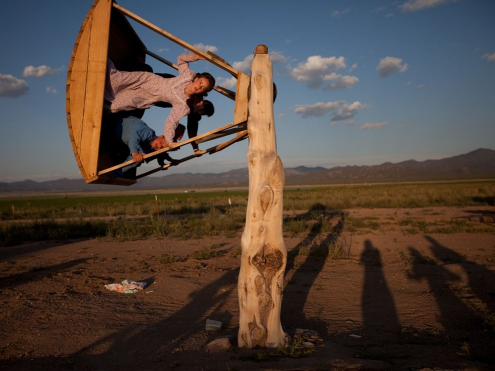
%> input picture Practica 1/images_P1/altalena.png, 495 x 371 px
$ octave --eval "ej16;"   (GNU Octave 9; MATLAB toolbox functions it lacks are replaced by stand-ins)
%> lines starting %> are read from the running program, lines starting %| are printed output that depends on the picture
function ej16()
%EJ16 Summary of this function goes here
%   Detailed explanation goes here

%a
img1 = zeros(200,200);
img1(100:200,:) = 1;
img2 = zeros(200,200);
img2(:,100:200) = 1;
img3 = zeros(200,200);
img3(1:100,1:100) = 1;

%figure, imshow(img1);
%figure, imshow(img2);
%figure, imshow(img3);

%b
img = cat(3, img2, img1, img3)

figure, imshow(img);

%c
imwrite(img, '3channels.jpg')

%d
img=imread('images_P1/altalena.png');
%> img is the input picture: size 371x495x3 uint8; mean R, G, B 81.5, 69.4, 62.7

%e
imgR = img(:,:,1);
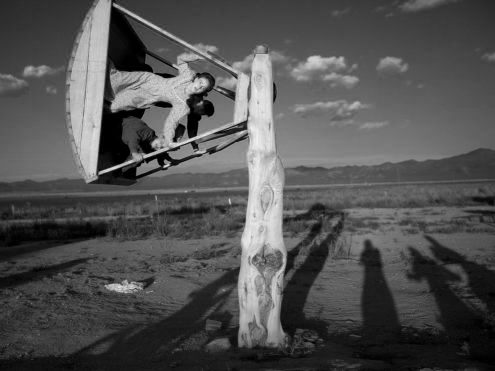
%> imgR: size 371x495 uint8; min 0, max 240, mean 81.5
imgG = img(:,:,2);
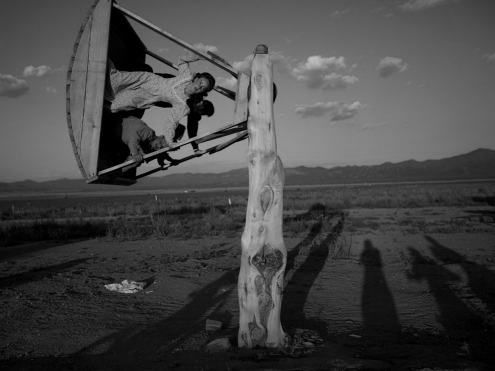
%> imgG: size 371x495 uint8; min 0, max 188, mean 69.4
imgB = img(:,:,3);
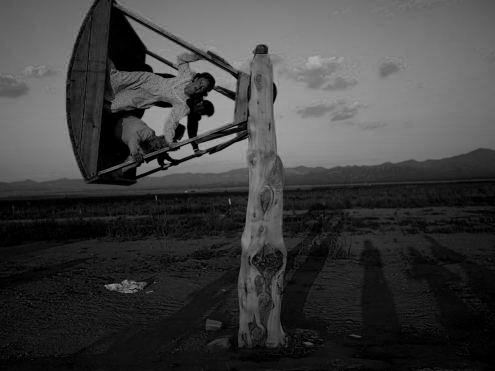
%> imgB: size 371x495 uint8; min 0, max 176, mean 62.7

%f
figure, s1 = subplot(2,3,2), imshow(img),...
 s2 = subplot(2,3,4), imshow(imgR),...
 s3 = subplot(2,3,5), imshow(imgG),...
 s4 = subplot(2,3,6), imshow(imgB);

title(s1, 'Original');
title(s2, 'Red Channel');
title(s3, 'Green Channel');
title(s4, 'Blue Channel');

%g
imageRe = cat(3, imgR, imgG, imgB);
figure, imshow(imageRe)
imageRe = cat(3, imgG, imgR, imgB);
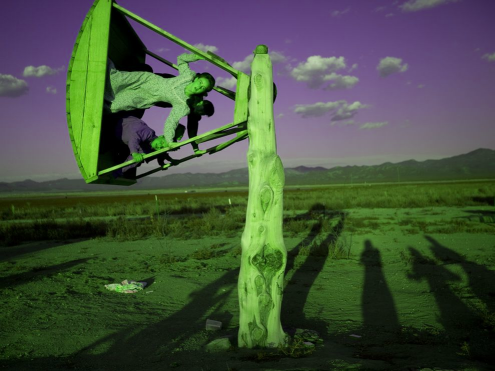
%> imageRe: size 371x495x3 uint8; mean R, G, B 69.4, 81.5, 62.7
figure, imshow(imageRe)
imageRe = cat(3, imgR, imgB, imgG);
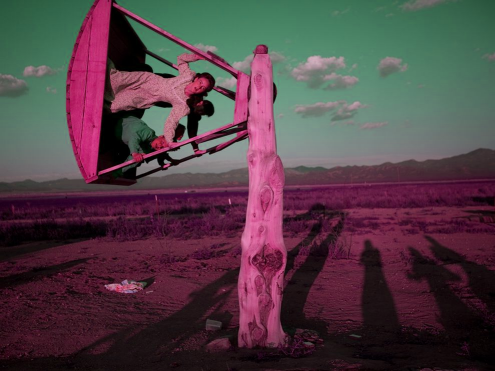
%> imageRe: size 371x495x3 uint8; mean R, G, B 81.5, 62.7, 69.4
figure, imshow(imageRe)
%If we mix the channels in a different order, we'll get a matrix with exchanged
%RGB channels and we will get a different result

end
